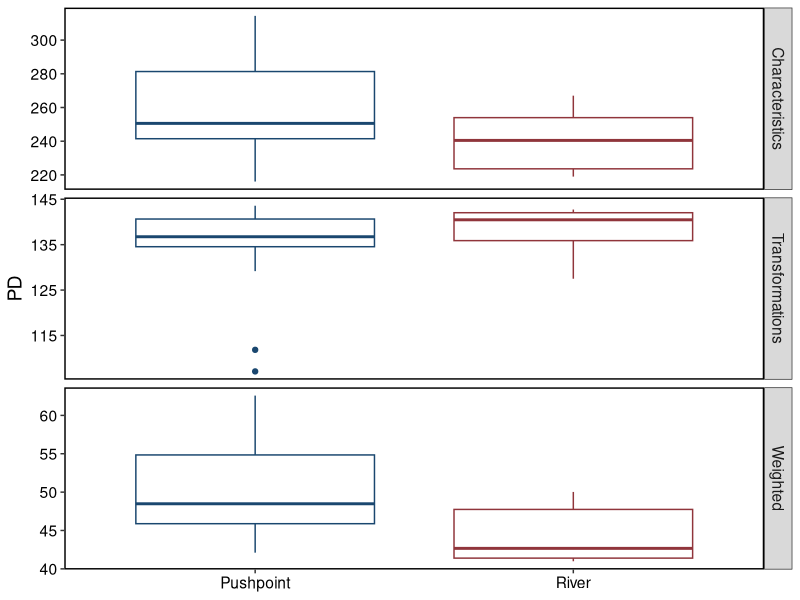
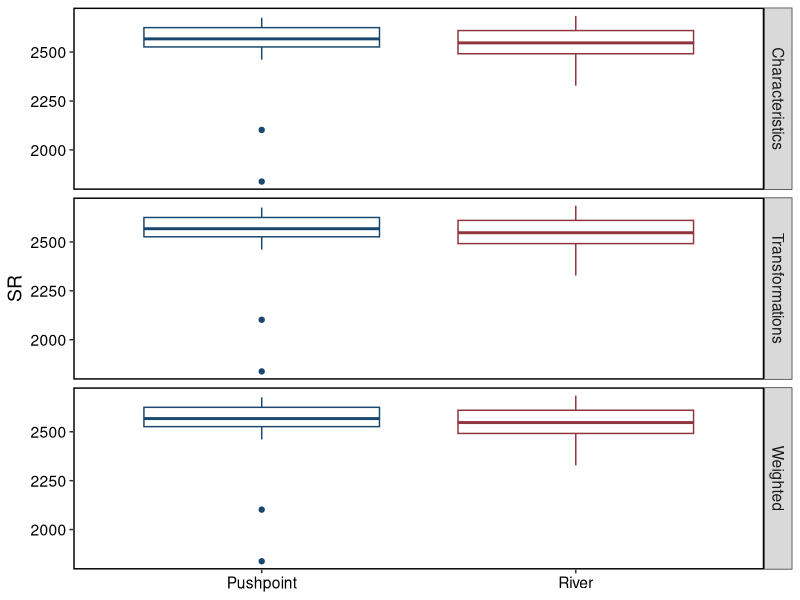
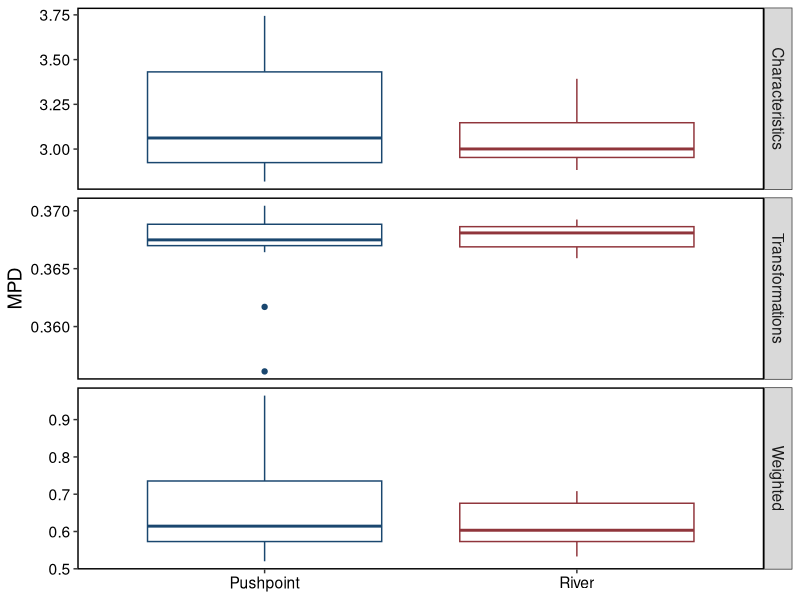
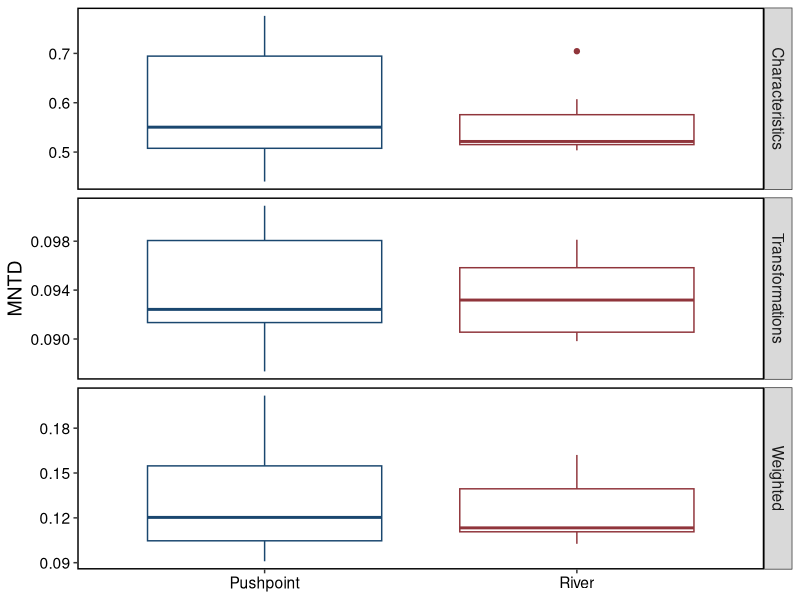
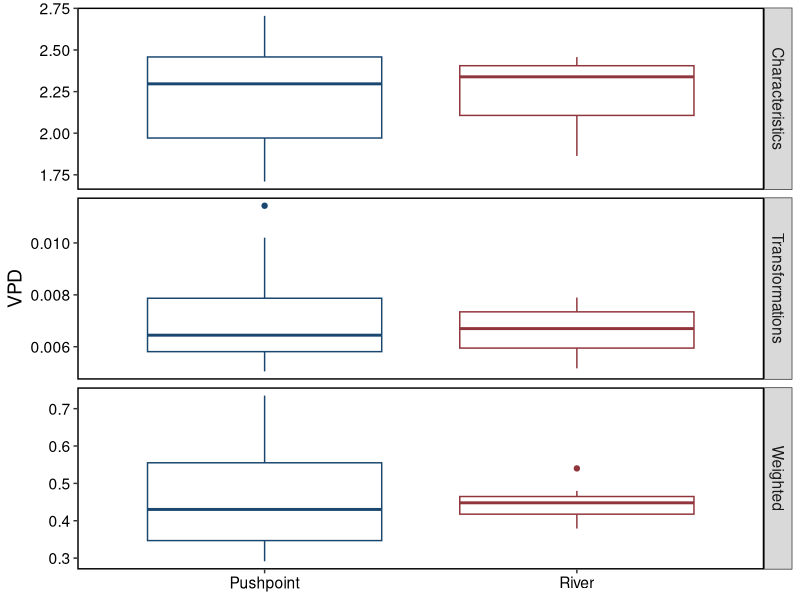
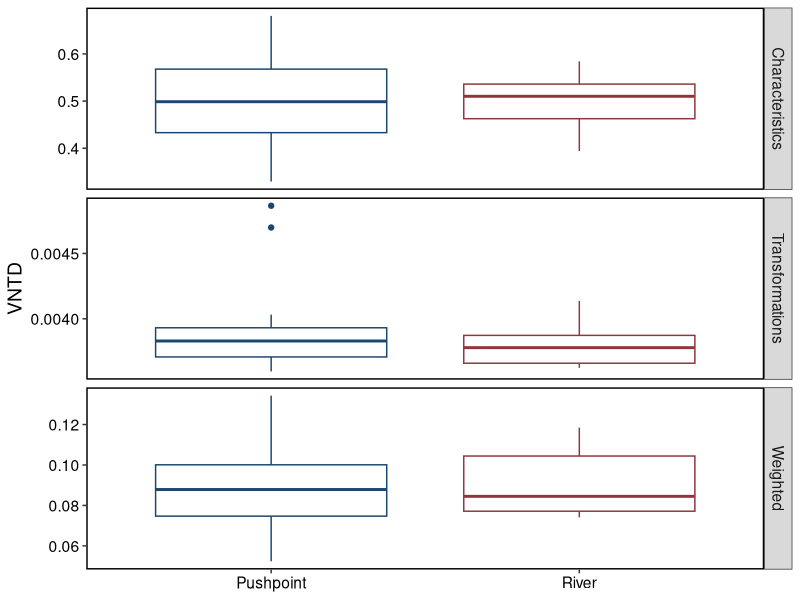
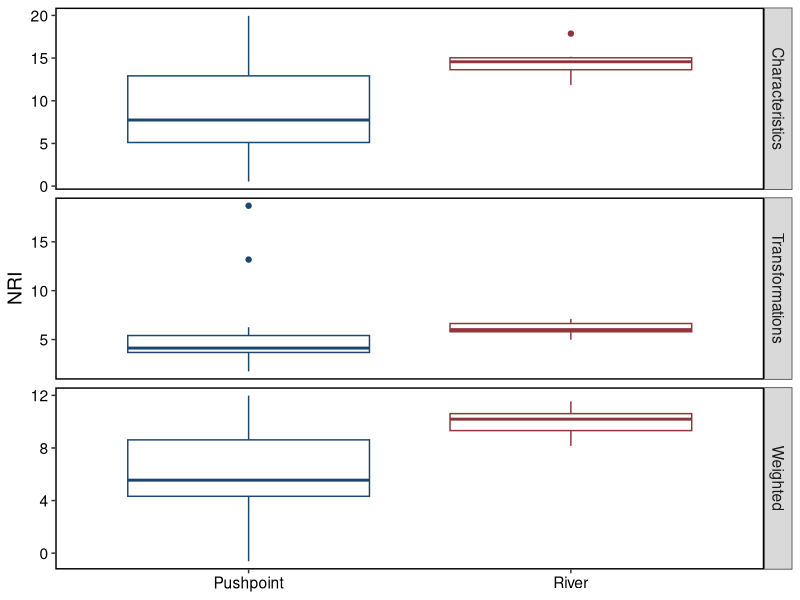
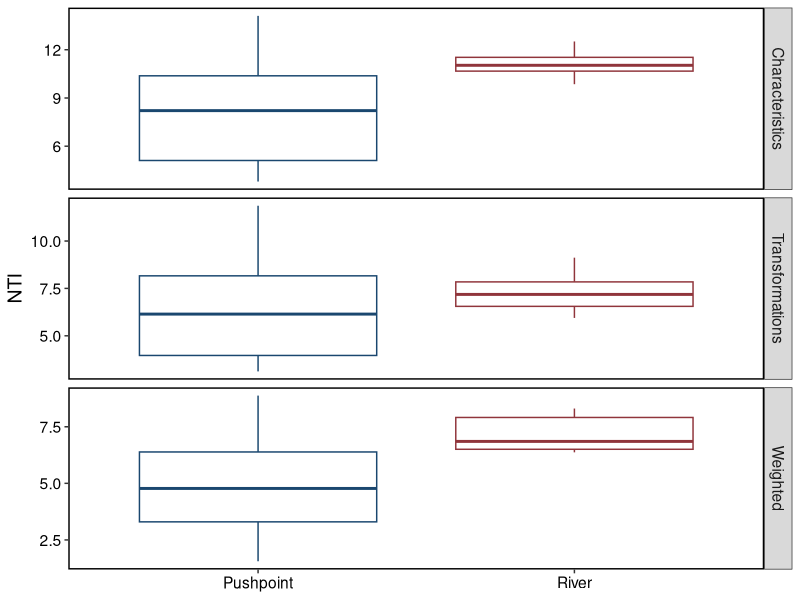

Reproduce these figures in R, in order.
### Processing alpha diversity results

library(reshape2)
library(ggplot2); library(ggthemes)
library(ggpubr)

setwd("/path/to/AlphaDiv")


# ################################## #
#### Loading and rearranging data ####
# ################################## #

### Load in normal alpha diversity
trans = read.csv("Shoreline_TD_AlphaDiv.csv")
char = read.csv("Shoreline_MCD_AlphaDiv.csv")
weig = read.csv("Shoreline_TWCD_AlphaDiv.csv")

### Load in null model alpha diversity
trans.null = read.csv("Shoreline_TD_AlphaNull.csv")
char.null = read.csv("Shoreline_MCD_AlphaNull.csv")
weig.null = read.csv("Shoreline_TWCD_AlphaNull.csv")

# Adding in River-Pushpoint information
trans.null$Type = trans$Type; char.null$Type = char$Type; weig.null$Type = weig$Type


### Melting and then combining data data
# Melting
trans = melt(trans, id.vars = c("Sample", "Type")); trans$Tree = "Transformations"
char = melt(char, id.vars = c("Sample", "Type")); char$Tree = "Characteristics"
weig = melt(weig, id.vars = c("Sample", "Type")); weig$Tree = "Weighted"

trans.null = melt(trans.null, id.vars = c("Sample", "Type")); trans.null$Tree = "Transformations"
char.null = melt(char.null, id.vars = c("Sample", "Type")); char.null$Tree = "Characteristics"
weig.null = melt(weig.null, id.vars = c("Sample", "Type")); weig.null$Tree = "Weighted"

# Combining tree-based data
tree.data = rbind(trans, char, weig)
null.data = rbind(trans.null, char.null, weig.null)

rm("trans", "char", "weig", "trans.null", "char.null", "weig.null") # Cleaning up

# Converting ses.mpd/mntd to NRI/NTI respectively
null.data$value = null.data$value*-1


# ####################################### #
#### Plotting comparisons across trees ####
# ####################################### #

# Plotting "phylogenetically" informed metrics
for(var in unique(tree.data$variable)){
  w = which(tree.data$variable %in% var)
  
  print(
    ggplot(data = tree.data[w,], aes(x = Type, y = value, group = Tree))+
      geom_boxplot(aes(group = Type, color = Type))+
      facet_grid(Tree~., scales = "free_y")+
      scale_color_stata()+
      xlab(label = NULL)+
      ylab(label = var)+
      theme_bw()+
      theme(text = element_text(size = 14),
            axis.text.x = element_text(colour = "black"),
            axis.text.y = element_text(colour = "black"),
            panel.border = element_rect(size = 1, colour = "black"),
            panel.grid = element_blank(),
            legend.position = "none")
  )
}

# Alpha stats
names = NULL

for(i in 1:length(unique(tree.data$Tree))){
  for(j in 1:length(unique(tree.data$variable))){
    names = c(names, paste(unique(tree.data$Tree)[i], unique(tree.data$variable)[j]))
  }
}

alpha.stats = data.frame(Group = names, W = NA, p.value = NA, stringsAsFactors = F)

for(i in 1:length(alpha.stats$Group)){
  temp = unlist(strsplit(alpha.stats$Group[i], split = " "))
  temp.stats = tree.data[which(tree.data$Tree %in% temp[1] & tree.data$variable %in% temp[2]),]
  temp.mwu = wilcox.test(value~Type, data = temp.stats)
  
  alpha.stats$W[i] = temp.mwu$statistic
  alpha.stats$p.value[i] = temp.mwu$p.value
}


rm("temp.stats", "temp.mwu", "temp")

# Plotting the null modeling results
for(var in unique(null.data$variable)){
  w = which(null.data$variable %in% var)
  
  print(
    ggplot(data = null.data[w,], aes(x = Type, y = value, group = Tree))+
      geom_boxplot(aes(group = Type, color = Type))+
      facet_grid(Tree~., scales = "free_y")+
      scale_color_stata()+
      xlab(label = NULL)+
      ylab(label = var)+
      theme_bw()+
      theme(text = element_text(size = 14),
            axis.text.x = element_text(colour = "black"),
            axis.text.y = element_text(colour = "black"),
            panel.border = element_rect(size = 1, colour = "black"),
            panel.grid = element_blank(),
            legend.position = "none")
  )
}

# Null stats
null.stats = data.frame(Group = c(paste(unique(null.data$Tree), unique(null.data$variable)[1]),
                                       paste(unique(null.data$Tree), unique(null.data$variable)[2])), 
                                       W = NA, p.value = NA, stringsAsFactors = F)

for(i in 1:length(null.stats$Group)){
  temp = unlist(strsplit(null.stats$Group[i], split = " "))
  temp.stats = null.data[which(null.data$Tree %in% temp[1] & null.data$variable %in% temp[2]),]
  temp.mwu = wilcox.test(value~Type, data = temp.stats)

  null.stats$W[i] = temp.mwu$statistic
  null.stats$p.value[i] = temp.mwu$p.value
}


rm("temp.stats", "temp.mwu", "temp")

### Plotting together
# Richness
w = which(tree.data$variable %in% "SR")
p1 =  ggplot(data = tree.data[w,], aes(x = Type, y = value, group = Tree))+
  geom_boxplot(aes(group = Type, color = Type))+
  facet_grid(Tree~., scales = "free_y")+
  scale_color_stata()+
  xlab(label = NULL)+
  ylab(label = "Richness")+
  theme_bw()+
  theme(text = element_text(size = 14),
        axis.text.x = element_text(colour = "black"),
        axis.text.y = element_text(colour = "black"),
        panel.border = element_rect(size = 1, colour = "black"),
        panel.grid = element_blank(),
        legend.position = "none")

# Phylogenetic diversity
w = which(tree.data$variable %in% "PD")
p2 =  ggplot(data = tree.data[w,], aes(x = Type, y = value, group = Tree))+
  geom_boxplot(aes(group = Type, color = Type))+
  facet_grid(Tree~., scales = "free_y")+
  scale_color_stata()+
  xlab(label = NULL)+
  ylab(label = "DD")+
  theme_bw()+
  theme(text = element_text(size = 14),
        axis.text.x = element_text(colour = "black"),
        axis.text.y = element_text(colour = "black"),
        panel.border = element_rect(size = 1, colour = "black"),
        panel.grid = element_blank(),
        legend.position = "none")

# MPD
w = which(tree.data$variable %in% "MPD")
p3 =  ggplot(data = tree.data[w,], aes(x = Type, y = value, group = Tree))+
  geom_boxplot(aes(group = Type, color = Type))+
  facet_grid(Tree~., scales = "free_y")+
  scale_color_stata()+
  xlab(label = NULL)+
  ylab(label = "MPD")+
  theme_bw()+
  theme(text = element_text(size = 14),
        axis.text.x = element_text(colour = "black"),
        axis.text.y = element_text(colour = "black"),
        panel.border = element_rect(size = 1, colour = "black"),
        panel.grid = element_blank(),
        legend.position = "none")

# MNTD
w = which(tree.data$variable %in% "MNTD")
p4 =  ggplot(data = tree.data[w,], aes(x = Type, y = value, group = Tree))+
  geom_boxplot(aes(group = Type, color = Type))+
  facet_grid(Tree~., scales = "free_y")+
  scale_color_stata()+
  xlab(label = NULL)+
  ylab(label = "MNTD")+
  theme_bw()+
  theme(text = element_text(size = 14),
        axis.text.x = element_text(colour = "black"),
        axis.text.y = element_text(colour = "black"),
        panel.border = element_rect(size = 1, colour = "black"),
        panel.grid = element_blank(),
        legend.position = "none")

# Combining the individual plots
p = ggarrange(p1, p2, p3, p4)
p
